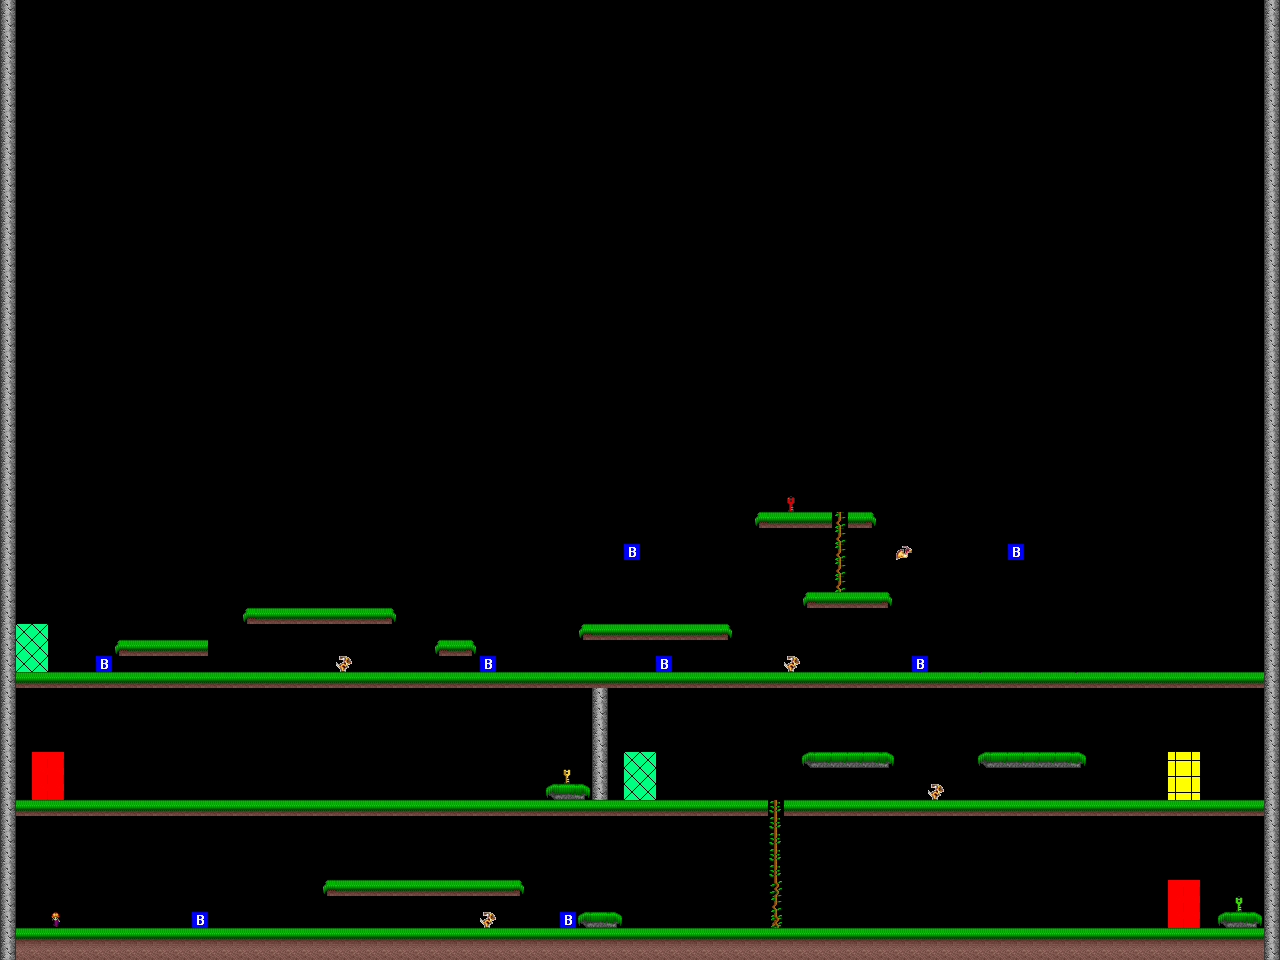

This is a level from a 2D game, rendered from its Tiled map with the project's own tilesets. A one-line summary and the map file follow, with tile-layer data summarised:
An orthogonal 80x60 tile map with 16x16 px tiles, 5 tile layers (doors, platforms, rewards, enemies, ...), 2 tilesets.

<map version="1.0" orientation="orthogonal" renderorder="right-down" width="80" height="60" tilewidth="16" tileheight="16">
 <tileset firstgid="1" name="tiles_mga" tilewidth="16" tileheight="16">
  <image source="tiles_mga.png" width="128" height="128" />
 </tileset>
 <tileset firstgid="65" name="walls" tilewidth="128" tileheight="64">
  <image source="walls.jpg" width="256" height="128" />
 </tileset>
 <layer name="doors" width="80" height="60">
  <data>[4800 cells, 30 non-empty, 3 distinct tile ids]</data>
 </layer>
 <layer name="platforms" width="80" height="60">
  <data>[4800 cells, 516 non-empty, 9 distinct tile ids]</data>
 </layer>
 <layer name="rewards" width="80" height="60">
  <data>[4800 cells, 13 non-empty, 5 distinct tile ids]</data>
 </layer>
 <layer name="enemies" width="80" height="60">
  <data>[4800 cells, 13 non-empty, 3 distinct tile ids]</data>
 </layer>
 <layer name="stalks" width="80" height="60">
  <data>[4800 cells, 13 non-empty, 4 distinct tile ids]</data>
 </layer>
</map>
